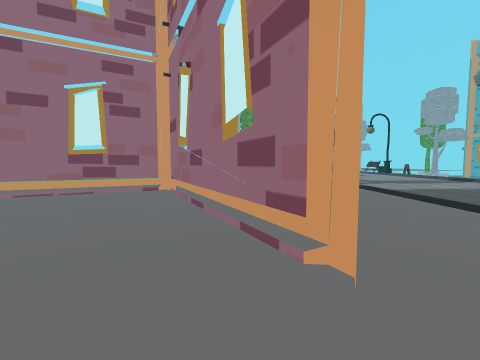
View 1 (above)

24 first-person views from a walk through a 3-D level made in the Unity game engine. The camera is 1.4 m above the floor, tilts 4° down and sees 90° across. The floor is counted in squares, 2 m on a side. Each view is taken from the middle of a square. On the plan, view 1 faces up. The plan holds only what a view shows up to about 9 squares ahead; the rest is blank. The place goes on beyond the plan. Some surface patterns are stand-ins.

View 2
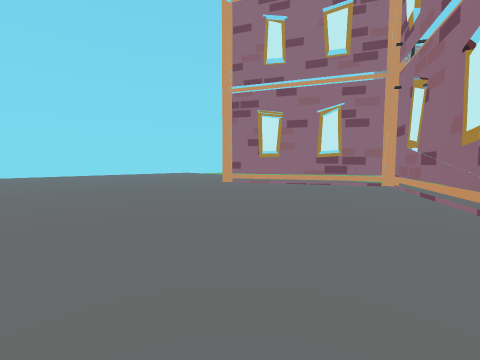

View 3
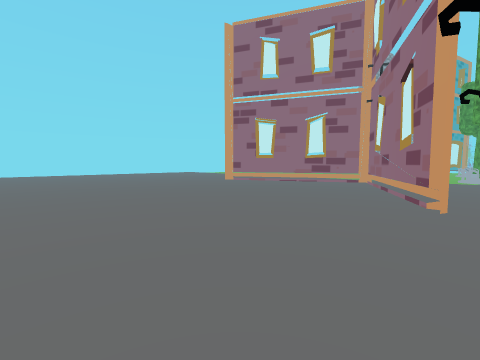

View 4
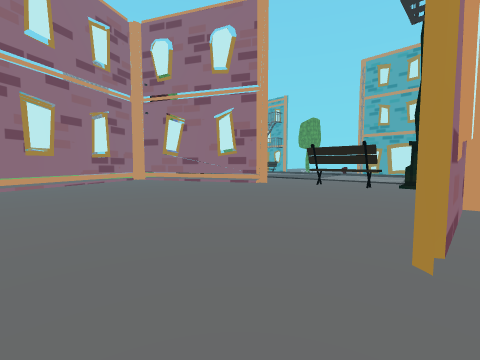

View 5
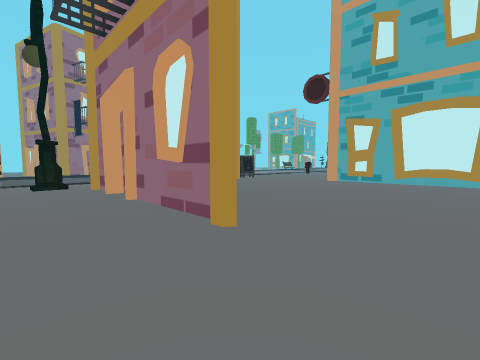

View 6
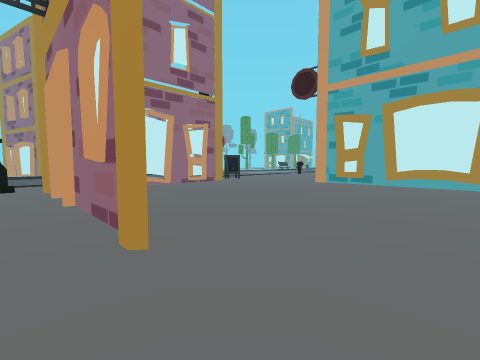

View 7
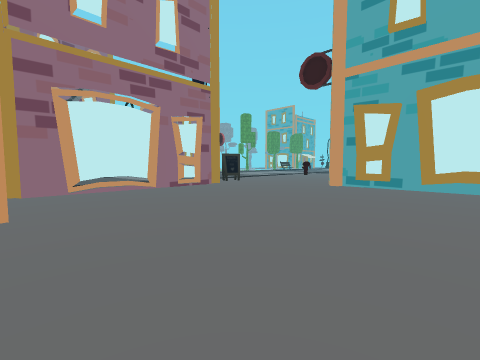

View 8
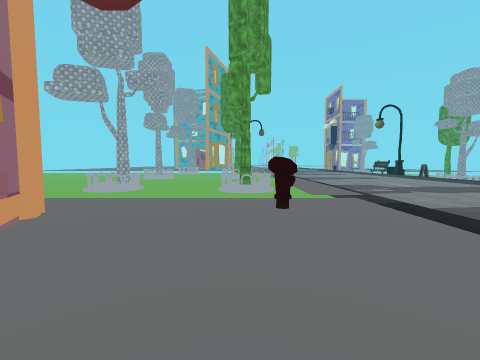

View 9
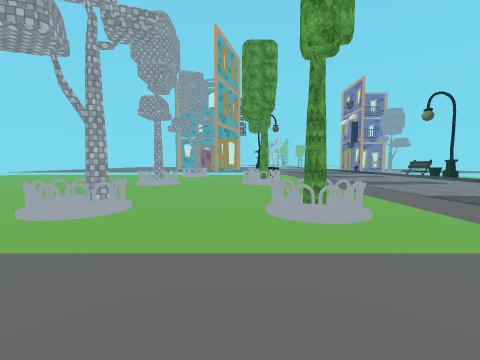

View 10
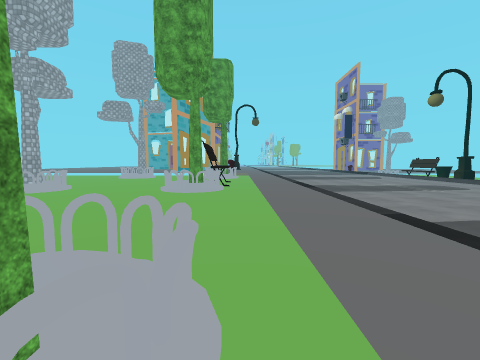

View 11
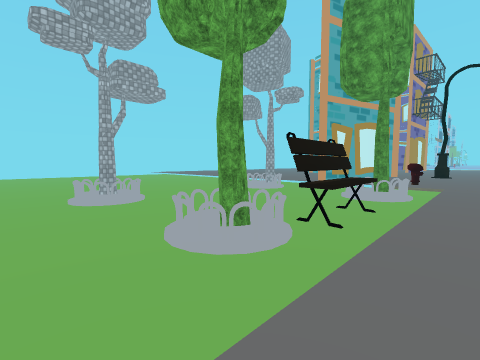

View 12
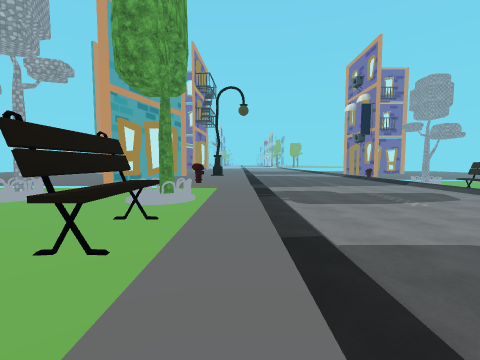

View 13
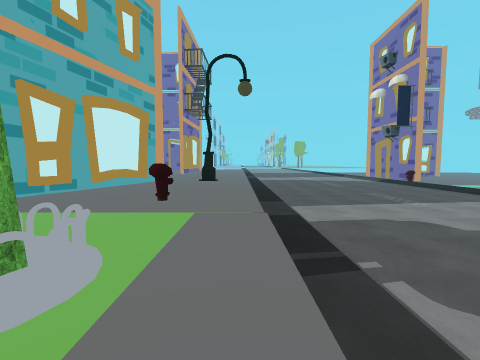

View 14
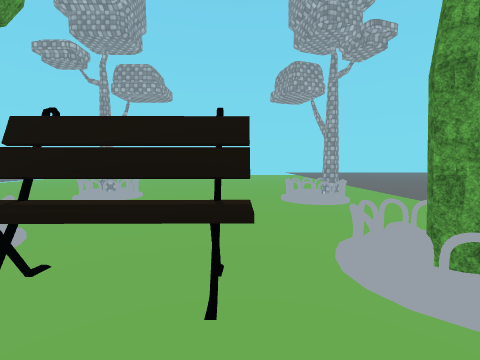

View 15
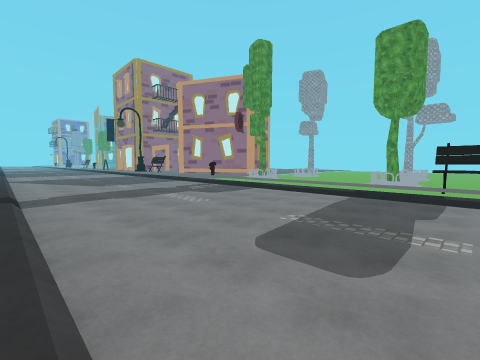

View 16
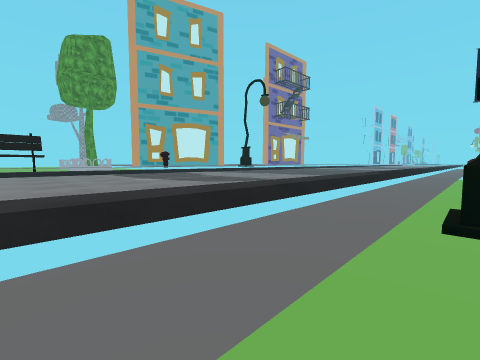

View 17
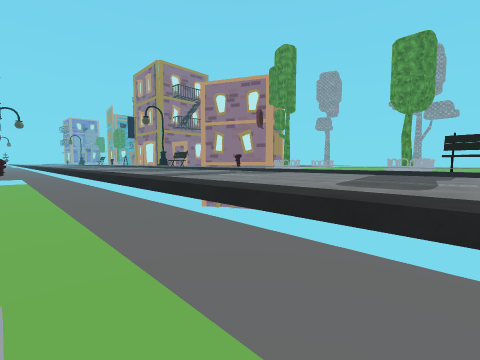

View 18
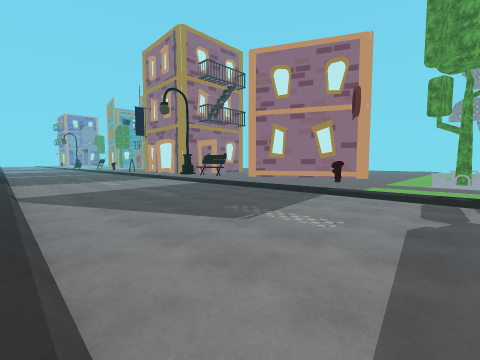

View 19
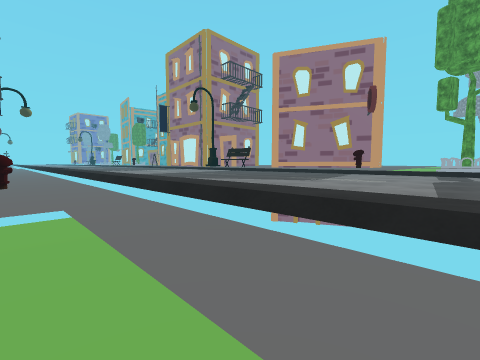

View 20
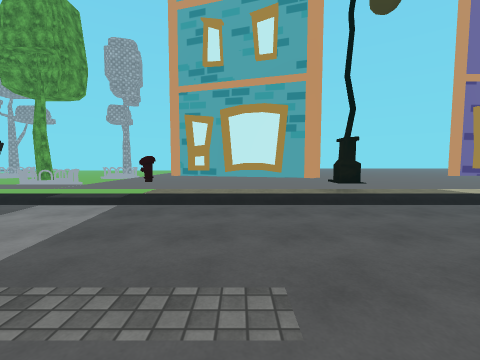

View 21
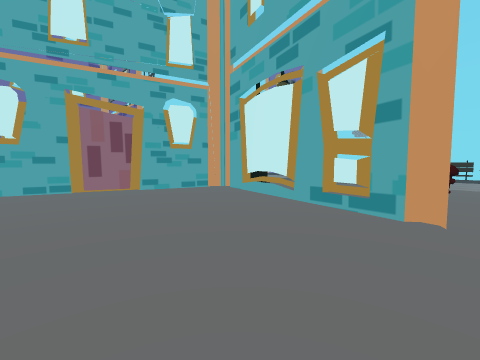

View 22
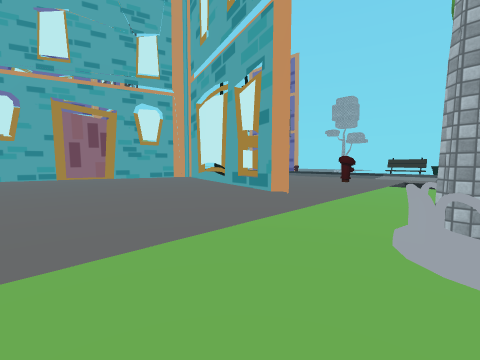

View 23
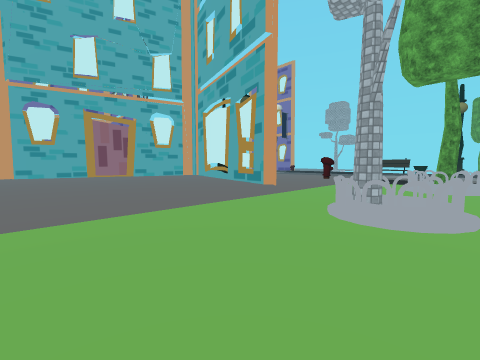

View 24
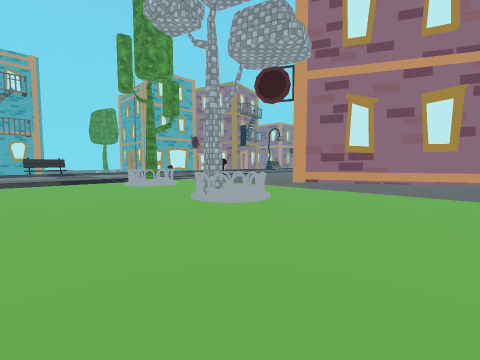

### Floor plan
Key: @ floor where view 1 was taken; # wall or solid block; x gap in a wall; . main floor; : floor 0.25 m higher than the main floor; - floor 0.25 m lower than the main floor; + floor 0.5 m higher than the main floor; _ floor 0.75 m lower than the main floor; / step, stairs or slope; = window, fence, low wall or low ledge; T thing the floor can be seen under or through; R tree.
Columns run from 6 left of view 1 to 12 right of it. Each row starts with its distance up from view 1.
 28 ++#####+#+/.     /_
 27 ++++++#+++/.....//_
 26 +++++##+++/.....//_
 25 +++++#++++/.....//_
 24 +++++#++++/.....//_
 23 +++++#++++/.....//_
 22 ++++++++++/.....//_
 21 .........+/.....//_
 20 ...##..R=+/...../-#
 19 ...=...#/+/.....//_
 18 .......x.+/.....//_
 17 .......#.+/.....//_
 16 .......x.+/...../-=
 15 ...#..=R.+/.....///
 14 ...=.....+/.....//_
 13 .........+/.....//_
 12 .........+/.....//_
 11 .........+/.....//_
 10 ...##..R=+/.....//_
  9 ...=/..=/+/.....//_
  8 /////////+/.....//_
  7 ::::::::/:/.....//_
  6 :::T#=::::/...../--
  5 :TTT:#::::/...../--
  4 TT:::#=:::/...../--
  3 ::::::#:::/...../-#
  2 ::::::#::  ...../--
  1 :::::::::   ..../--
  0 ::::::@:::   .../--
 -1 :::::::#::    ../--
 -2 :::::::#::     ./
 -3 ::::::::#:
 -4 ::######::
 -5 :::::::#:
 -6 :::::::#
 -7 :::::::#
 -8 :::::::#
 -9 :::::::#
-10 ::::::::
-11 #####:::
-12     #::

Where each view was taken, in squares from view 1:
view 1: 0 up, 0 right, facing up
view 2: 2 down, 0 right, facing up-left
view 3: 3 down, 1 right, facing up-left
view 4: 4 down, 6 left, facing up-right
view 5: 2 down, 6 left, facing down-right
view 6: 3 down, 6 left, facing down-right
view 7: 4 down, 5 left, facing down-right
view 8: 3 up, 1 right, facing up
view 9: 6 up, 0 right, facing up
view 10: 9 up, 2 right, facing up
view 11: 13 up, 3 right, facing up-left
view 12: 14 up, 3 right, facing up
view 13: 18 up, 3 right, facing up
view 14: 18 up, 3 right, facing left
view 15: 17 up, 10 right, facing down-left
view 16: 17 up, 12 right, facing up-left
view 17: 17 up, 12 right, facing down-left
view 18: 10 up, 10 right, facing down-left
view 19: 10 up, 12 right, facing down-left
view 20: 25 up, 8 right, facing left
view 21: 22 up, 5 left, facing up-right
view 22: 20 up, 5 left, facing up-right
view 23: 19 up, 6 left, facing up-right
view 24: 13 up, 6 left, facing down-right
